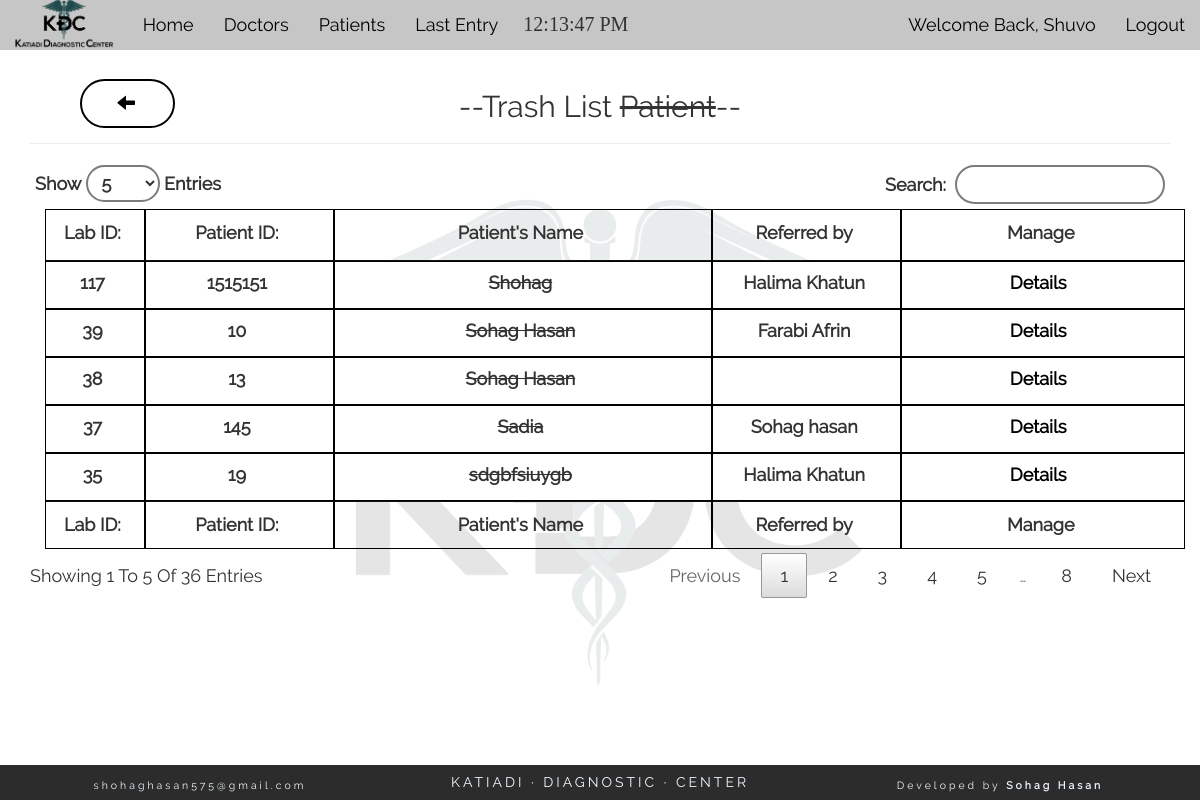
/patient_trash.php (signed in), run on the app's committed database.
### tables this page shows
CREATE TABLE "patient" (
	`lab_id`	INTEGER NOT NULL PRIMARY KEY AUTOINCREMENT,
	`p_id`	int(11) NOT NULL,
	`p_datetime`	datetime NOT NULL,
	`p_name`	varchar(200) NOT NULL,
	`p_age`	int(11) NOT NULL,
	`sex`	varchar(10) NOT NULL,
	`doctor_id`	int(11) NOT NULL,
	`specimen1`	varchar(50) NOT NULL,
	`specimen2`	varchar(50) NOT NULL,
	`specimen3`	varchar(50) NOT NULL,
	`status`	int(1) NOT NULL,
	`pat_amount`	INTEGER,
	`doc_amount`	INTEGER,
	`whenadded`	TEXT
);

CREATE TABLE "doctor" (
	`doctor_id`	INTEGER NOT NULL PRIMARY KEY AUTOINCREMENT,
	`d_name`	varchar(200) NOT NULL,
	`age`	int(11) NOT NULL,
	`sex`	varchar(15) NOT NULL,
	`degree`	varchar(200) NOT NULL,
	`status`	int(1) NOT NULL
);

### patient_trash.php (the view, shortened to what this page needs)
<?php
	if(isset($_SESSION['username'])){
	require('config.php');
	$sel= "SELECT * FROM patient WHERE lab_id AND status='0' ORDER BY lab_id DESC limit 100";
	$res= $db->query($sel);
?>
<section class="container-fluid text-center">
	<div class="col-md-12" style="position: relative;">
	<h2 class="title text-center">--Trash List <del>Patient</del>--</h2>
	<hr><div class="col-md-12">
			<a title="Back" class="back_button" href="view_patient.php"><span class="glyphicon glyphicon-arrow-left" aria-hidden="true"></span></a>
		</div>
		<table id="datatable" class="container-fluid" cellspacing="0">
        <thead>
            <tr class="row">
                <th class="col-md-1 text-center textone b_1"><label for="">Lab ID:</label></th>
                <th class="col-md-2 text-center b_1"><label for="">Patient ID:</label></th>
                <th class="col-md-4 text-center b_1"><label for="">Patient's Name</label></th>
                <th class="col-md-2 text-center b_1"><label for="">Referred by</label></th>
                <th class="col-md-3 text-center b_1"><label for="">Manage</label></th>
            </tr>
        </thead>
		<tfoot>
            <tr class="row">
                <th class="col-md-1 text-center bb_1 textone b_1"><label for="">Lab ID:</label></th>
                <th class="col-md-2 text-center bb_1 b_1"><label for="">Patient ID:</label></th>
                <th class="col-md-4 text-center bb_1 b_1"><label for="">Patient's Name</label></th>
                <th class="col-md-2 text-center bb_1 b_1"><label for="">Referred by</label></th>
                <th class="col-md-3 text-center bb_1 b_1"><label for="">Manage</label></th>
            </tr>
        </tfoot>
		<tbody>
		<?php while($data=$res->fetchArray(SQLITE3_ASSOC)){ ?>
		  <tr class="row hover">
                <td class="col-md-1 textone bb_1 b_1"><label for=""><?php echo $data['lab_id']; ?></label></td>
                <td class="col-md-2 bb_1 b_1"><label for=""><?php echo $data['p_id']; ?></label></td>
                <td class="col-md-4 bb_1 textone b_1"><label for=""><del><?php echo $data['p_name']; ?></del></label></td>
                <td class="col-md-2 bb_1 textone b_1"><label for="">
                <?php
				$kdcdoc= $data['doctor_id'];
				$d_sel= "SELECT * FROM doctor WHERE doctor_id=$kdcdoc";
				$d_res= $db->query($d_sel);
				$d_data=$d_res->fetchArray(SQLITE3_ASSOC);
				echo $d_data['d_name'];
				?>
               </label></td>
                <td class="col-md-3 bb_1 b_1"><label for=""><a class="manag" id="detail" href="pat_details.php?p=<?php echo $data['lab_id']; ?>">Details</a></label></td>
            </tr>
		 <?php } ?>
		 </tbody>
		</table>
</div>
</section>
	<?php get_footer(); }else{
		header('location: login.php');
	}  ?>

### css/style.css (style rules this page uses)
* { font-family: "Raleway-Regular"; }
body { background: url(../pics/bg.png) center center no-repeat; background-size: contain; min-height: 100vh; padding-bottom: 39px; }
#datatable tbody { background: transparent; }
label > a { text-decoration: none; }
a > span { color: black; transition: all ease 400ms; }
.title { font-size: 30px; }
label, a { font-size: 18px !important; line-height: 25px; padding: 0px 5px 0px 0px; }
.hover { background-color: transparent; transition: ease 100ms; }
.b_1 { border-top: 1px solid #000000; border-right: 1px solid #000000; border-left: 1px solid #000000; border-bottom: 0px; }
.b_1:last-child { border-top: 1px solid #000000; border-right: 1px solid #000000; border-left: 1px solid #000000; border-bottom: 1px solid #000000; }
.bb_1 { border-bottom: 1px solid #000000; }
.manag { text-decoration: none; color: #000000; margin: 0px 2px; transition: 150ms ease; }
.textone { text-overflow: ellipsis; white-space: nowrap; overflow: hidden; }
.back_button { position: absolute; top: -85px; left: 50px; border: 2px solid #000; border-radius: 25px; padding: 10px 35px; text-transform: uppercase; transition: all ease 200ms; letter-spacing: 3px; }

### css/dataTable.css (style rules this page uses)
table.dataTable { width:100%;margin:0 auto;clear:both;border-collapse:separate;border-spacing:0 }
table.dataTable thead th,table.dataTable tfoot th { font-weight:bold }
table.dataTable thead th,table.dataTable thead td { padding:10px 18px;border-bottom:1px solid #111 }
table.dataTable tfoot th,table.dataTable tfoot td { padding:10px 18px 6px 18px;border-top:1px solid #111 }
table.dataTable thead .sorting,table.dataTable thead .sorting_asc,table.dataTable thead .sorting_desc,table.dataTable thead .sorting_asc_disabled,table.dataTable thead .sorting_desc_disabled { cursor:pointer;*cursor:hand }
table.dataTable thead .sorting,table.dataTable thead .sorting_asc,table.dataTable thead .sorting_desc,table.dataTable thead .sorting_asc_disabled,table.dataTable thead .sorting_desc_disabled { background-repeat:no-repeat;background-position:center right }
table.dataTable thead .sorting { background-image:url("../images/sort_both.png") }
table.dataTable thead .sorting_desc { background-image:url("../images/sort_desc.png") }
table.dataTable tbody tr { background-color:#ffffff }
table.dataTable tbody th,table.dataTable tbody td { padding:8px 10px }
table.dataTable,table.dataTable th,table.dataTable td { -webkit-box-sizing:content-box;box-sizing:content-box }

### data on the page
patient: lab_id "117", p "1515151", p_name "Shohag", doctor.d_name "Halima Khatun"
patient: lab_id "39", p "10", p_name "Sohag Hasan", doctor.d_name "Farabi Afrin"
patient: lab_id "38", p "13", p_name "Sohag Hasan"
patient: lab_id "37", p "145", p_name "Sadia", doctor.d_name "Sohag hasan"
patient: lab_id "35", p "19", p_name "sdgbfsiuygb", doctor.d_name "Halima Khatun"

### other printed values
$_SESSION['username'] "Shuvo"
